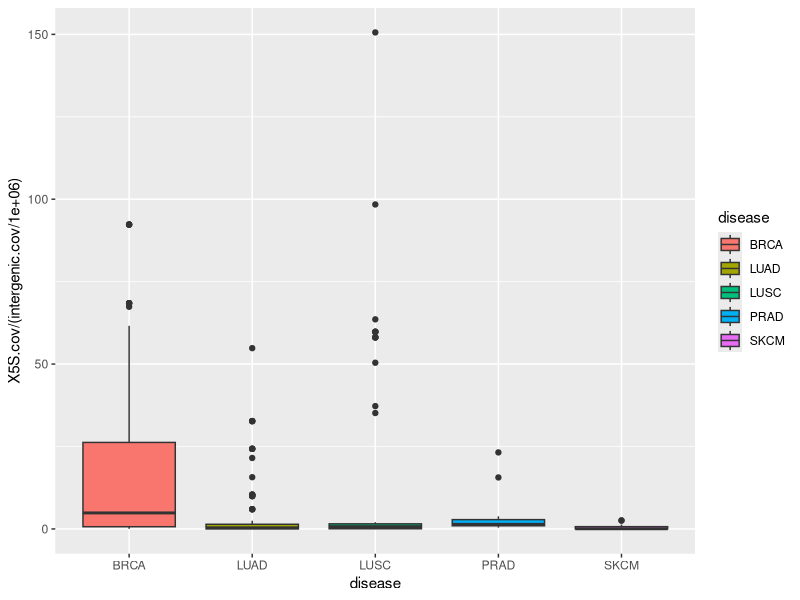
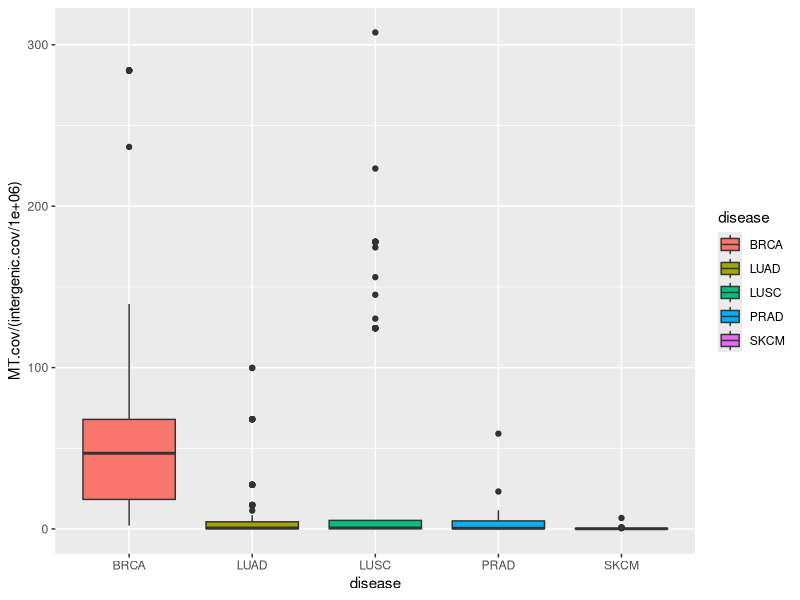

Write the R code that produced these figures, in order.
data=read.csv('WXS.merged.344.csv')

library(ggplot2)

pdf("5S.pdf",width=10,height=4)
library(ggplot2)
 ggplot(data, aes(x=disease, y= X5S.cov/(intergenic.cov/1000000), fill=disease))+ geom_boxplot()
dev.off()

pdf("MT.pdf",width=10,height=4)
library(ggplot2)
 ggplot(data, aes(x=disease, y= MT.cov/(intergenic.cov/1000000), fill=disease))+ geom_boxplot()
dev.off()

